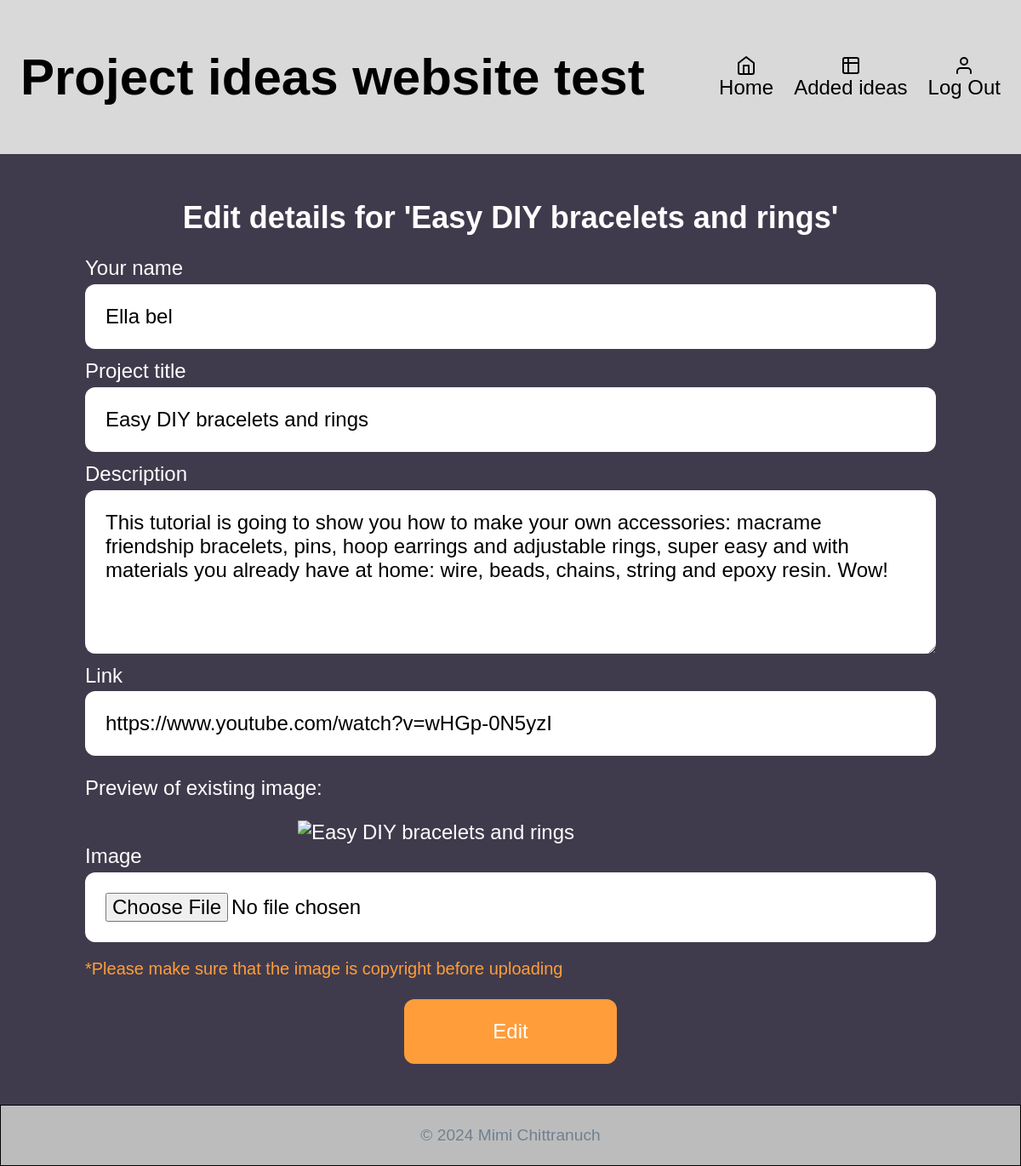
The page /site/form-edit.php?id=22&area=1 (signed in) on the database its author committed.
### tables this page shows
CREATE TABLE `ideas` (
  `id` int NOT NULL AUTO_INCREMENT,
  `area` int NOT NULL,
  `title` varchar(100) NOT NULL,
  `description` varchar(5000) NOT NULL,
  `link` varchar(500) DEFAULT NULL,
  `image_data` longblob,
  `image_type` varchar(20) DEFAULT NULL,
  `student_name` varchar(100) NOT NULL,
  PRIMARY KEY (`id`),
  KEY `area` (`area`),
  CONSTRAINT `ideas_ibfk_2` FOREIGN KEY (`area`) REFERENCES `areas` (`id`) ON DELETE CASCADE ON UPDATE RESTRICT
);

### site/form-edit.php (the view, shortened to what this page needs)
<?php
include 'partials/_top.php';
$ideaID = $_GET['id'] ?? null;
$db = connectToDB();
$query = 'SELECT * FROM ideas WHERE id=?';
try{
    $stmt = $db->prepare($query);
    $stmt->execute([$ideaID]);
    $idea = $stmt->fetch();
}
catch (PDOexception $e) {
    consoleLog($e->getMessage(), 'DB List Fetch', ERROR);
    die('There was an error getting data from the database');
}
?>
<h2 class="center-title">Edit details for '<?= $idea['title'] ?>'</h2>
<form method="post" action='edit-idea.php' enctype="multipart/form-data">
    <label>Your name</label>
    <input name="sname"
           type="text"
           placeholder="e.g. Mimi Tangitcharoen"
           value="<?= $idea['student_name'] ?>"
           required>
    <label>Project title</label>
    <input name="title"
           type="text"
           placeholder="e.g. DIY necklace"
           value="<?= $idea['title']?>"
           required>
    <label>Description</label>
    <textarea name="description"
           placeholder="e.g. This necklace is..."
           required><?= $idea['description'] ?></textarea>
    <label>Link</label>
    <input name="link"
           type="url"
           placeholder="e.g. http://www.necklace.com/index.html"
           value= "<?= $idea['link']?>"
           required>
    <p>Preview of existing image:</p>
    <?php
    if(!$idea['image_type'] or !$idea['image_type']){
        echo '<p>No existing image</p>';
    }
    else{
    echo   '<img src="load-image.php?id=' . $idea['id'] . '" class="details-image" alt="' . $idea['title'] . '">';
    }
    ?>
    <label>Image</label>
    <input type="file" name="image" accept="image/*">
    <p id="copyright"> *Please make sure that the image is copyright before uploading </p>
    <input type="submit" value="Edit">
</form>
<?php include 'partials/bottom.php'; ?>

### site/css/styles.css (style rules this page uses)
* { box-sizing: border-box; }
html { font-family: "Gill Sans", "Gill Sans MT", Calibri, sans-serif; font-size: 24px; }
body { background-color: rgba(64, 59, 76, 1); color: white; margin: 0; min-height: 100vh; display: flex; flex-direction: column; }
.center-title { text-align: center; margin-bottom: 0.5rem; }
form { width: max-content; margin: 1rem auto; gap: 2rem; }
label { display: block; color: white; margin-bottom: 0.2rem; }
input, textarea { width: 1000px; display: block; font-family: inherit; font-size: inherit; border-radius: 0.5rem; justify-content: space-between; padding: 1rem 1rem; border-style: none; margin-bottom: 0.5rem; background-color: white; color: black; }
textarea { min-height: 8rem; }
input[type="submit" i] { width: 250px; margin: 1rem auto; color: white; background-color: rgba(255, 157, 59, 1); border-style: none; }
#copyright { color: rgba(255, 157, 59, 1); font-size: 20px; }
h2 { text-align: center; margin-bottom: 0.5rem; }
img { display: block; margin: auto; max-width: 500px; max-height: 500px; object-fit: scale-down; }

### rows shown on the page
ideas: title "Easy DIY bracelets and rings", sname "Ella bel", description "This tutorial is going to show you how to make your own accessories: macrame friendship bracelets, pins, hoop earrings and adjustable rings, super easy and with materials you already have at home: wire, beads, chains, string and epoxy resin. Wow!", link "https://www.youtube.com/watch?v=wHGp-0N5yzI"
